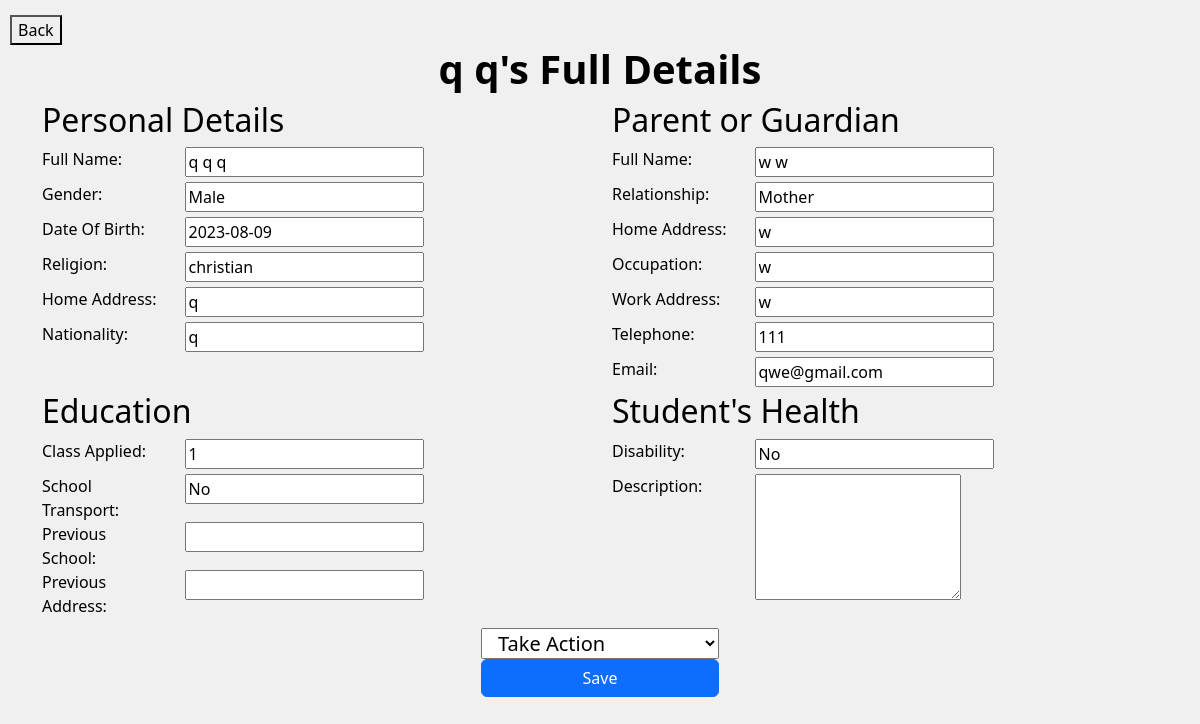
/admin/view-more.php?student_id=2, run on the app's committed database.
### tables this page shows
CREATE TABLE `apply` (
  `Student_Id` int(11) NOT NULL,
  `First_Name` varchar(225) NOT NULL,
  `Middle_Name` varchar(225) NOT NULL,
  `Surname` varchar(225) NOT NULL,
  `Date_Of_Birth` varchar(225) NOT NULL,
  `Gender` varchar(225) NOT NULL,
  `Religion` varchar(225) NOT NULL,
  `Home_Address` varchar(225) NOT NULL,
  `Nationality` varchar(225) NOT NULL,
  `Parent_FName` varchar(225) NOT NULL,
  `Parent_LName` varchar(225) NOT NULL,
  `Relationship` varchar(225) NOT NULL,
  `pHome_Address` varchar(225) NOT NULL,
  `Occupation` varchar(225) NOT NULL,
  `Work_Address` varchar(225) NOT NULL,
  `Telephone` varchar(225) NOT NULL,
  `Email` varchar(225) NOT NULL,
  `Level_Applied` int(11) NOT NULL,
  `School_Transport` varchar(225) NOT NULL,
  `Current_Attending` varchar(225) NOT NULL,
  `School_Attending` varchar(225) NOT NULL,
  `Address_Attending` varchar(225) NOT NULL,
  `Level_Attending` int(10) NOT NULL,
  `Disability` varchar(225) NOT NULL,
  `Disability_Name` varchar(225) NOT NULL,
  `Disability_Description` varchar(225) NOT NULL,
  `Date_Applied` datetime NOT NULL DEFAULT current_timestamp(),
  `Status` int(11) DEFAULT 0
);

### admin/view-more.php (the view, shortened to what this page needs)
<?php
include('../config.php');
$student_id = $_GET['student_id'];
$sql = "SELECT * FROM apply WHERE Student_Id = '$student_id'";
                $results = mysqli_query($connection, $sql);
                if (mysqli_num_rows($results)) {
                    foreach ($results as $result) {
                            $firstName = $result['First_Name'];
                            $middleName = $result['Middle_Name'];
                            $surname = $result['Surname'];
                            $dateOfBirth = $result['Date_Of_Birth'];
                            $gender = $result['Gender'];
                            $religion = $result['Religion'];
                            $homeAddress = $result['Home_Address'];
                            $nationality = $result['Nationality'];
                            $pFirstName = $result['Parent_FName'];
                            $pLastName = $result['Parent_LName'];
                            $relationship = $result['Relationship'];
                            $pHomeAddress = $result['pHome_Address'];
                            $occupation = $result['Occupation'];
                            $workAddress = $result['Work_Address'];
                            $telephone = $result['Telephone'];
                            $email = $result['Email'];
                            $levelApplied = $result['Level_Applied'];
                            $schoolTransport = $result['School_Transport'];
                            $schoolAttending = $result['School_Attending'];
                            $addressAttending = $result['Address_Attending'];
                            $diseaseName = $result['Disability_Name'];
                            $diseaseDescription = $result['Disability_Description'];
                        }
                    }
                ?>
<!DOCTYPE html>
<html lang="en">
<head>
    <link rel="stylesheet" href="../vendors/css/bootstrap.min.css">
</head>
<body>
    <section>
        <span>
            <a href="view_applicants.php"><button class="close-btn" >Back</button></a>
        </span><h1><?php echo "$firstName $surname's "?>Full Details</h1>
        <div class="container">
            <div class="row">
                <div class="col-md-6">
                    <h2>Personal Details</h2>
                    <div class="row">
                        <div class="col-md-3">
                            <label for="fullName">Full Name:</label>
                        </div>
                        <div class="col-md-9">
                            <input type="text" name="fullName" value="<?php echo "$firstName $middleName $surname"?>" readonly>
                        </div>
                    </div>
                    <div class="row">
                        <div class="col-md-3">
                            <label for="gender">Gender:</label>
                        </div>
                        <div class="col-md-9">
                        <input type="text" name="gender" value="<?php echo $gender ?>" readonly>
                        </div>
                    </div>
                    <div class="row">
                        <div class="col-md-3">
                            <label for="dateOfBirth">Date Of Birth:</label>
                        </div>
                        <div class="col-md-9">
                            <input type="text" name="dateOfBirth" value="<?php echo $dateOfBirth ?>" readonly>
                        </div>
                    </div>
                    <div class="row">
                        <div class="col-md-3">
                            <label for="religion">Religion:</label>
                        </div>
                        <div class="col-md-9">
                            <input type="text" name="religion" value="<?php echo $religion ?>" readonly>
                        </div>
                    </div>
                    <div class="row">
                        <div class="col-md-3">
                            <label for="homeAddress">Home Address:</label>
                        </div>
                        <div class="col-md-9">
                            <input type="text" name="homeAddress" value="<?php echo $homeAddress ?>" readonly>
                        </div>
                    </div>
                    <div class="row">
                        <div class="col-md-3">
                            <label for="nationality">Nationality:</label>
                        </div>
                        <div class="col-md-9">
                            <input type="text" name="nationality" value="<?php echo $nationality ?>" readonly>
                        </div>
                    </div>
                </div>
                <div class="col-md-6">
                    <h2>Parent or Guardian</h2>
                    <div class="row">
                        <div class="col-md-3">
                            <label for="fullName">Full Name:</label>
                        </div>
                        <div class="col-md-9">
                            <input type="text" name="fullName" value="<?php echo "$pFirstName $pLastName" ?>" readonly>
                        </div>
                    </div>
                    <div class="row">
                        <div class="col-md-3">
                            <label for="relationship">Relationship:</label>
                        </div>
                        <div class="col-md-9">
                            <input type="text" name="relationship" value="<?php echo $relationship ?>" readonly>
                        </div>
                    </div>
                    <div class="row">
                        <div class="col-md-3">
                            <label for="homeAddress">Home Address:</label>
                        </div>
                        <div class="col-md-9">
                            <input type="text" name="homeAddress" value="<?php echo $pHomeAddress ?>" readonly>
                        </div>
                    </div>
                    <div class="row">
                        <div class="col-md-3">
                            <label for="occupation">Occupation:</label>
                        </div>
                        <div class="col-md-9">
                            <input type="text" name="occupation" value="<?php echo $occupation ?>" readonly>
                        </div>
                    </div>
                    <div class="row">
                        <div class="col-md-3">
                            <label for="workAddress">Work Address:</label>
                        </div>
                        <div class="col-md-9">
                            <input type="text" name="workAddress" value="<?php echo $workAddress ?>" readonly>
                        </div>
                    </div>
                    <div class="row">
                        <div class="col-md-3">
                            <label for="telephone">Telephone:</label>
                        </div>
                        <div class="col-md-9">
                            <input type="text" name="telephone" value="<?php echo $telephone ?>" readonly>
                        </div>
                    </div>
                    <div class="row">
                        <div class="col-md-3">
                            <label for="">Email:</label>
                        </div>
                        <div class="col-md-9">
                            <input type="email" name="email" value="<?php echo $email ?>" readonly>
                        </div>
                    </div>
                </div>
                <div class="col-md-6">
                    <h2>Education</h2>
                    <div class="row">
                        <div class="col-md-3">
                            <label for="classApplied">Class Applied:</label>
                        </div>
                        <div class="col-md-6">
                            <input type="number" name="classApplied" value="<?php echo $levelApplied ?>" readonly>
                        </div>
                    </div>
                    <div class="row">
                        <div class="col-md-3">
                            <label for="schoolTransport">School Transport:</label>
                        </div>
                        <div class="col-md-6">
                            <input type="text" name="schoolTransport" value="<?php echo $schoolTransport?>" readonly>
                        </div>
                    </div>
                    <div class="row">
                        <div class="col-md-3">
                            <label for="schoolAttending">Previous School:</label>
                        </div>
                        <div class="col-md-6">
                            <input type="text" name="schoolAttending" value="<?php echo $schoolAttending?>" readonly>
                        </div>
                    </div>
                    <div class="row">
                        <div class="col-md-3">
                            <label for="addressAttending">Previous Address:</label>
                        </div>
                        <div class="col-md-6">
                            <input type="text" name="addressAttending" value="<?php echo $addressAttending?>" readonly>
                        </div>
                    </div>
                </div>
                <div class="col-md-6">
                    <h2>Student's Health</h2>
                    <div class="row">
                        <div class="col-md-3">
                            <label for="disability">Disability:</label>
                        </div>
                        <div class="col-md-6">
                            <input type="text" name="disability" value="<?php echo $diseaseName ?>" readonly>
                        </div>
                    </div>
                    <div class="row">
                        <div class="col-md-3">
                            <label for="">Description:</label>
                        </div>
                        <div class="col-md-6">
                            <textarea name="" id="" cols="20" rows="5" value="<?php echo $diseaseDescription ?>" readonly></textarea>
                        </div>
                    </div>
                </div>
            </div>
        </div>
        <div class="action-section">
            <form action="" method="post">
                <div class="row">
                        <select name="action" id="">
                            <option value="">Take Action</option>
                        </select>
                        <input type="submit" value="Save" class="btn btn-primary" name="approve">
                </div>
            </form>
        </div>
    </section>
</body>
</html>

### admin/view-more.php (style rules this page uses)
body { background-color: #f0f0f0; color: black; }
.close-btn { margin-top: 15px; margin-left: 10px; }
h1 { font-weight: bold; text-align: center; }
input { margin-bottom: 5px; }
.action-section { display: flex; justify-content: center; margin-top: 10px; font-size: 20px; }

### data on the page
apply: First_Name "q", Surname "q", fullName "q q q", gender "Male", dateOfBirth "2023-08-09", religion "christian", homeAddress "q", nationality "q", fullName "w w", relationship "Mother", homeAddress "w", occupation "w", workAddress "w", telephone "111", email "qwe@gmail.com", classApplied "1", schoolTransport "No", disability "No"
